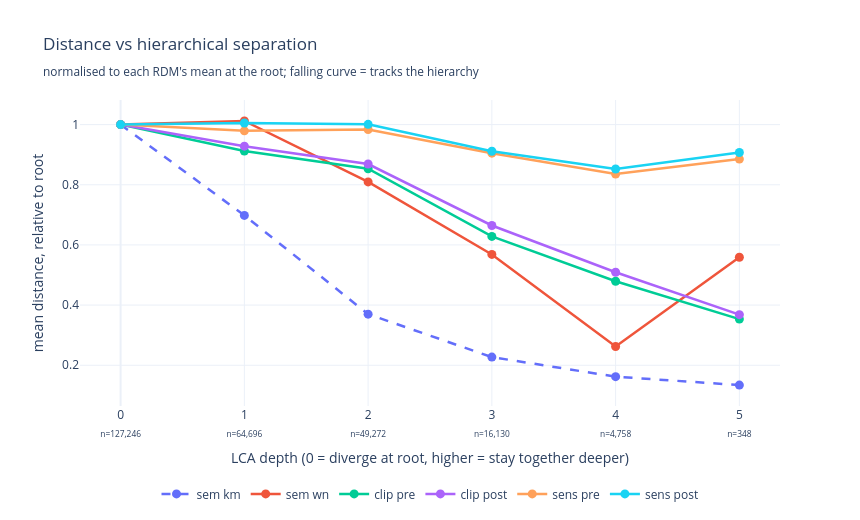

Here is the notebook cell this chart was saved with:
### Markdown cell above
## 4. Question two: does distance grow with hierarchical separation?

Mean distance at each LCA depth, normalised to each RDM's value at the root so that
pixel Euclidean and cosine sit on one scale. A monotonically falling curve means the RDM
places hierarchically closer images closer together. `sem_km` is dashed: it is the
reference, and its curve is true by construction.

### Code cell
profile = hc.depth_profile(rdms=RDMS)
hc.plot_depth_profile(profile).show()

### Figure 1 — Plotly figure (JSON) as saved in the notebook; plotly's stock layout.template omitted (floating-point values rounded to 4 significant figures)
{"data": [{"line": {"dash": "dash", "width": 2.5}, "marker": {"size": 9}, "mode": "lines+markers", "name": "sem km", "type": "scatter", "x": [0, 1, 2, 3, 4, 5], "y": [1.0, 0.6982, 0.3698, 0.2271, 0.162, 0.1341]}, {"line": {"dash": "solid", "width": 2.5}, "marker": {"size": 9}, "mode": "lines+markers", "name": "sem wn", "type": "scatter", "x": [0, 1, 2, 3, 4, 5], "y": [1.0, 1.012, 0.8095, 0.5684, 0.2625, 0.559]}, {"line": {"dash": "solid", "width": 2.5}, "marker": {"size": 9}, "mode": "lines+markers", "name": "clip pre", "type": "scatter", "x": [0, 1, 2, 3, 4, 5], "y": [1.0, 0.9122, 0.8531, 0.6283, 0.4793, 0.3535]}, {"line": {"dash": "solid", "width": 2.5}, "marker": {"size": 9}, "mode": "lines+markers", "name": "clip post", "type": "scatter", "x": [0, 1, 2, 3, 4, 5], "y": [1.0, 0.9282, 0.8688, 0.6646, 0.5092, 0.3681]}, {"line": {"dash": "solid", "width": 2.5}, "marker": {"size": 9}, "mode": "lines+markers", "name": "sens pre", "type": "scatter", "x": [0, 1, 2, 3, 4, 5], "y": [1.0, 0.9793, 0.9835, 0.905, 0.8354, 0.8852]}, {"line": {"dash": "solid", "width": 2.5}, "marker": {"size": 9}, "mode": "lines+markers", "name": "sens post", "type": "scatter", "x": [0, 1, 2, 3, 4, 5], "y": [1.0, 1.005, 1.001, 0.9113, 0.8522, 0.9074]}], "layout": {"height": 520, "legend": {"orientation": "h", "x": 0.5, "xanchor": "center", "y": -0.24}, "title": {"text": "Distance vs hierarchical separation<br><sub>normalised to each RDM's mean at the root; falling curve = tracks the hierarchy</sub>"}, "width": 860, "xaxis": {"tickmode": "array", "ticktext": ["0<br><sub>n=127,246</sub>", "1<br><sub>n=64,696</sub>", "2<br><sub>n=49,272</sub>", "3<br><sub>n=16,130</sub>", "4<br><sub>n=4,758</sub>", "5<br><sub>n=348</sub>"], "tickvals": [0, 1, 2, 3, 4, 5], "title": {"text": "LCA depth (0 = diverge at root, higher = stay together deeper)"}}, "yaxis": {"title": {"text": "mean distance, relative to root"}}}}
